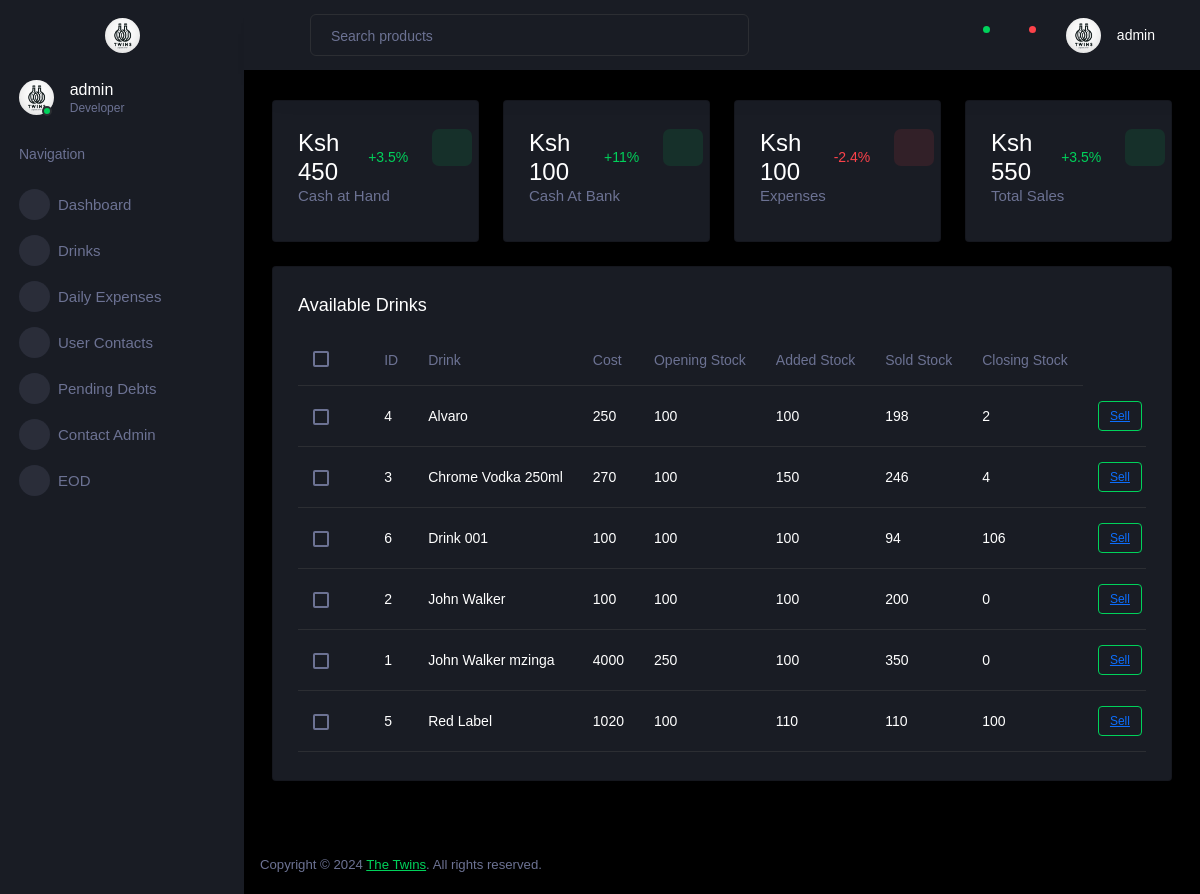
/drinks/ (signed in), run on an earlier commit of the app's database.
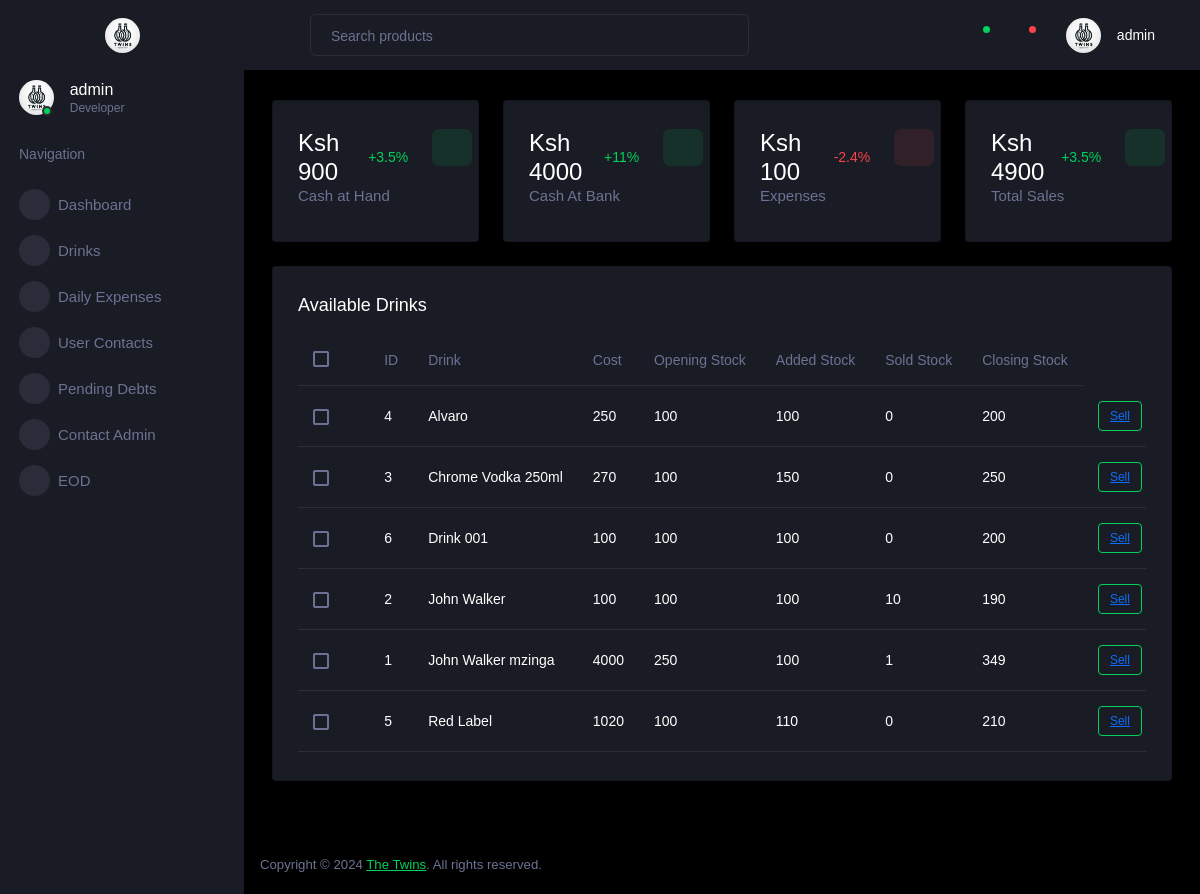
And on a later commit of the database.
### Home/models.py (models this page shows, shortened)
class Dashboard(models.Model):
    cash_at_hand = models.IntegerField(default=0, null=True)
    cash_at_bank = models.IntegerField(default=0, null=True)
    expenses = models.IntegerField(default=0, null=True)
    total_sales = models.IntegerField(default=0, null=True)
    debt = models.IntegerField(default=0, null=True)

class Drinks(models.Model):
    name = models.CharField("Drink Name", max_length=50, default="")
    wholesale = models.IntegerField(null=True)
    cost = models.IntegerField(default=100)
    opening_stock = models.IntegerField(default=0)
    added_stock = models.IntegerField(default=0)
    sold_stock = models.IntegerField(default=0)
    closing_stock = models.IntegerField(default=0)
    class Meta:
        ordering = ['name']

### Home/views.py (the view)
# urls.py: path('drinks/', HomeViews.DrinksView.as_view(), name="drinks"),
class DrinksView(LoginRequiredMixin, ListView):
    model = Drinks
    context_object_name = 'drinks'
    template_name = 'Home/available_drinks.html'
    def get_context_data(self, **kwargs):
        context = super().get_context_data(**kwargs)
        dashboard, created = Dashmodel.objects.get_or_create(pk=1)
        context['dashboard'] = dashboard
        return context

### Home/templates/Home/available_drinks.html (shortened to what the changed rows need)
{% extends "Home/base.html" %}
{% load static %}
{% block body %}
<div class="row">
  <div class="col-xl-3 col-sm-6 grid-margin stretch-card">
    <div class="card">
      <div class="card-body">
        <div class="row">
          <div class="col-9">
            <div class="d-flex align-items-center align-self-start">
              <h3 class="mb-0">Ksh {{ dashboard.cash_at_hand }}</h3>
              <p class="text-success ms-2 mb-0 font-weight-medium">+3.5%</p>
            </div>
          </div>
        </div>
      </div>
    </div>
  </div>
  <div class="col-xl-3 col-sm-6 grid-margin stretch-card">
    <div class="card">
      <div class="card-body">
        <div class="row">
          <div class="col-9">
            <div class="d-flex align-items-center align-self-start">
              <h3 class="mb-0">Ksh {{ dashboard.cash_at_bank }}</h3>
              <p class="text-success ms-2 mb-0 font-weight-medium">+11%</p>
            </div>
          </div>
        </div>
      </div>
    </div>
  </div>
  <div class="col-xl-3 col-sm-6 grid-margin stretch-card">
    <div class="card">
      <div class="card-body">
        <div class="row">
          <div class="col-9">
            <div class="d-flex align-items-center align-self-start">
              <h3 class="mb-0">Ksh {{ dashboard.expenses }}</h3>
              <p class="text-danger ms-2 mb-0 font-weight-medium">-2.4%</p>
            </div>
          </div>
        </div>
      </div>
    </div>
  </div>
  <div class="col-xl-3 col-sm-6 grid-margin stretch-card">
    <div class="card">
      <div class="card-body">
        <div class="row">
          <div class="col-9">
            <div class="d-flex align-items-center align-self-start">
              <h3 class="mb-0">Ksh {{ dashboard.total_sales }}</h3>
              <p class="text-success ms-2 mb-0 font-weight-medium">+3.5%</p>
            </div>
          </div>
        </div>
      </div>
    </div>
  </div>
</div>
<div class="row ">
    <div class="col-12 grid-margin">
      <div class="card">
        <div class="card-body">
          <div class="table-responsive">
            <table class="table">
              <thead>
                <tr>
                  <th>
                    <div class="form-check form-check-muted m-0">
                      <label class="form-check-label">
                      </label>
                    </div>
                  </th>
                  <th> ID </th>
                  <th> Drink </th>
                  <th> Cost </th>
                  <th> Opening Stock </th>
                  <th> Added Stock </th>
                  <th> Sold Stock </th>
                  <th> Closing Stock </th>
                </tr>
              </thead>
              <tbody>
                {% for drink in drinks %}
                <tr>
                  <td>
                    <div class="form-check form-check-muted m-0">
                    </div>
                  </td>
                  <td> {{ drink.id }} </td>
                  <td> {{ drink.name }}</td>
                  <td> {{ drink.cost }} </td>
                  <td> {{ drink.opening_stock }} </td>
                  <td> {{ drink.added_stock }} </td>
                  <td> {{ drink.sold_stock }} </td>
                  <td> {{ drink.closing_stock }} </td>
                  <td><div class="badge badge-outline-success"><a href="{% url "selldrink" drink.pk %}">Sell</a></div></td>
                </tr>
                {% endfor %}
              </tbody>
            </table>
          </div>
        </div>
      </div>
    </div>
  </div>
{% endblock body %}

What changed in the data, as far as the page shows it:
changed Dashboard: cash_at_hand "450" → "900"; cash_at_bank "100" → "4000"; total_sales "550" → "4900"
changed Drinks "Alvaro": sold_stock "198" → "0"; closing_stock "2" → "200"
changed Drinks "Chrome Vodka 250ml": sold_stock "246" → "0"; closing_stock "4" → "250"
changed Drinks "Drink 001": sold_stock "94" → "0"; closing_stock "106" → "200"
changed Drinks "John Walker": sold_stock "200" → "10"; closing_stock "0" → "190"
changed Drinks "John Walker mzinga": sold_stock "350" → "1"; closing_stock "0" → "349"
changed Drinks "Red Label": sold_stock "110" → "0"; closing_stock "100" → "210"
